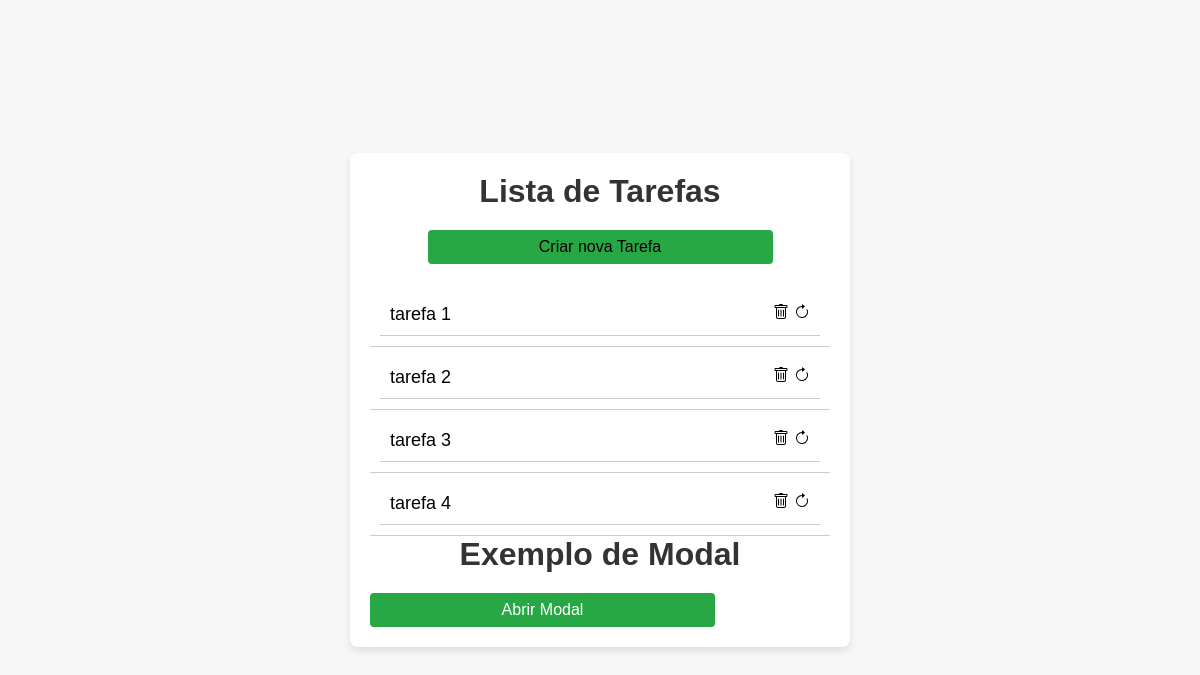
The app's page /, older data.
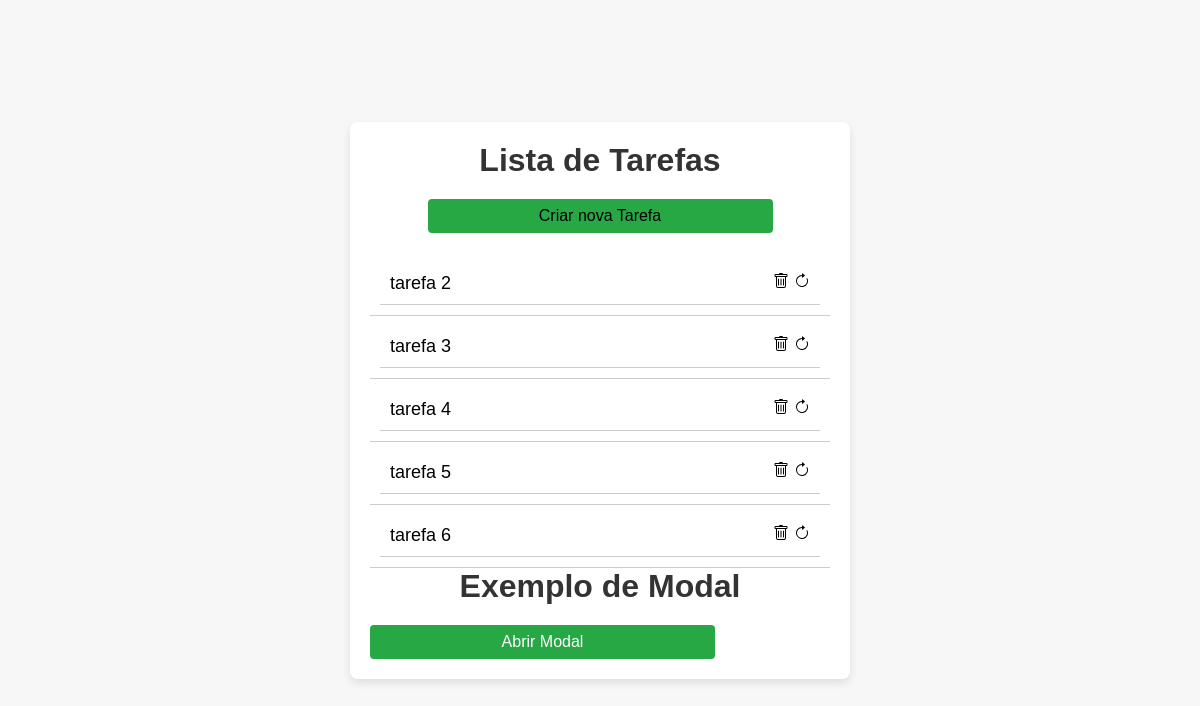
The same page, newer data.
### tasks/models.py (models this page shows, shortened)
class Task(models.Model):
    title = models.CharField(max_length=200)
    completed = models.BooleanField(default=False)

### tasks/views.py (the view)
# urls.py: path('', task_list, name='task_list'),
def task_list(request):
  tasks = Task.objects.all()
  return render(request, 'tasks/task_list.html', {'tasks': tasks})

### templates/tasks/task_list.html (shortened to what this page needs)
{% load static %}
<!DOCTYPE html>
<html lang="pt-br">
  <head>
    <link rel="stylesheet" href="{% static 'css/main.css' %}" />
  </head>
  <body>
    <div class="todo-container">
      <h1>Lista de Tarefas</h1>
      <div class="input-container">
        <button id="add-task-btn" ><a href="http://localhost:8000/create"> Criar nova Tarefa</a></button>
      </div>
      <ul id="todo-list">
        {% for task in tasks %}
        <li id = "task_card" >
          {% if task.completed == True%}
          <div class="task task_completed">
            <span>{{ task.title }} </span>
            <div class="button">
              <a href="http://127.0.0.1:8000/delete/{{task.id}}">
                <svg xmlns="http://www.w3.org/2000/svg" width="16" height="16" fill="currentColor" class="bi bi-trash" viewBox="0 0 16 16">
                  <path d="M5.5 5.5A.5.5 0 0 1 6 6v6a.5.5 0 0 1-1 0V6a.5.5 0 0 1 .5-.5m2.5 0a.5.5 0 0 1 .5.5v6a.5.5 0 0 1-1 0V6a.5.5 0 0 1 .5-.5m3 .5a.5.5 0 0 0-1 0v6a.5.5 0 0 0 1 0z"/>
                  <path d="M14.5 3a1 1 0 0 1-1 1H13v9a2 2 0 0 1-2 2H5a2 2 0 0 1-2-2V4h-.5a1 1 0 0 1-1-1V2a1 1 0 0 1 1-1H6a1 1 0 0 1 1-1h2a1 1 0 0 1 1 1h3.5a1 1 0 0 1 1 1zM4.118 4 4 4.059V13a1 1 0 0 0 1 1h6a1 1 0 0 0 1-1V4.059L11.882 4zM2.5 3h11V2h-11z"/>
                </svg>
              </a>
              <a href="http://127.0.0.1:8000/update/{{task.id}}">
                <svg xmlns="http://www.w3.org/2000/svg" width="16" height="16" fill="currentColor" class="bi bi-arrow-clockwise" viewBox="0 0 16 16">
                  <path fill-rule="evenodd" d="M8 3a5 5 0 1 0 4.546 2.914.5.5 0 0 1 .908-.417A6 6 0 1 1 8 2z"/>
                  <path d="M8 4.466V.534a.25.25 0 0 1 .41-.192l2.36 1.966c.12.1.12.284 0 .384L8.41 4.658A.25.25 0 0 1 8 4.466"/>
                </svg>
              </a>
            </div>
          </div>
          {% else%}
          <div class="task">
            <span>{{ task.title }} </span>
            <div class="button">
              <a href="http://127.0.0.1:8000/delete/{{task.id}}">
              </a>
              <a href="http://127.0.0.1:8000/update/{{task.id}}">
              </a>
            </div>
          </div>
          {% endif %}
        </li>
        {% empty %}
        <li>Nenhuma Tarefa Encontrada</li>
        {% endfor %}
      </ul>
      <h1>Exemplo de Modal</h1>
      <button id="openModalBtn">Abrir Modal</button>
    </div>
  </body>
</html>

### static/css/main.css (style rules this page uses)
* { margin: 0; padding: 0; box-sizing: border-box; }
body { font-family: Arial, sans-serif; background-color: #f7f7f7; display: flex; justify-content: center; align-items: center; height: 100vh; }
.todo-container { background-color: #fff; padding: 20px; border-radius: 8px; box-shadow: 0 4px 8px rgba(0, 0, 0, 0.1); width: 500px; }
h1 { text-align: center; margin-bottom: 20px; color: #333; }
a { text-decoration: none; color: #000; }
.input-container { display: flex; justify-content: space-between; }
button { width: 75%; padding: 8px; background-color: #28a745; color: #fff; border: none; border-radius: 4px; cursor: pointer; font-size: 16px; margin: 0 auto; }
ul { list-style-type: none; margin-top: 20px; }
.task, li { display: flex; justify-content: space-between; align-items: center; padding: 10px; border-bottom: 1px solid #ccc; font-size: 18px; justify-content: space-between; width: 100%; }

Row changes from the older to the newer data that the page shows:
removed Task: title "tarefa 1"
added Task: title "tarefa 5"
added Task: title "tarefa 6"
